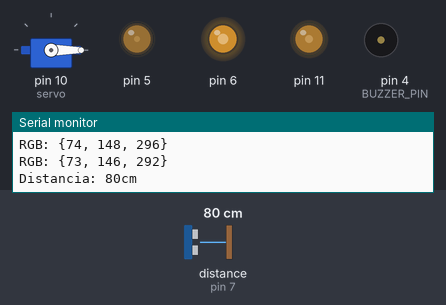
A program run on a simulated Arduino Uno, built with avr-gcc and run on an emulated ATmega328P. Parts: servo, output pins drawn as LEDs (lit = HIGH), buzzer (waves = sounding), the last lines printed to the serial monitor. Wiring (inferred from the names in the program): ultrasonic range finder: trigger pin 8; echo pin 7. Inputs (shaded band) come from the test bench; at power-on: distance to the obstacle (sensor on pin 7) 80 cm. The echo pulse lasts 58.3 µs per cm; pins used as bus, display or sensor lines are not drawn.

Above: at 1.4 s.
1.5 s: distance to the obstacle (sensor on pin 7) set to 35 cm
4.5 s: distance to the obstacle (sensor on pin 7) set to 29 cm
At 7.2 s:
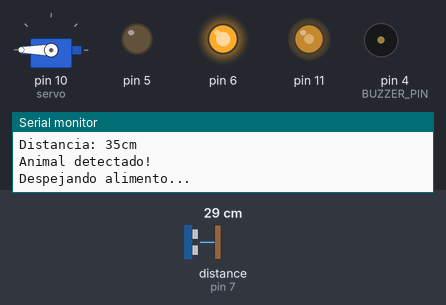
10.5 s: distance to the obstacle (sensor on pin 7) set to 120 cm
At 11.35 s:
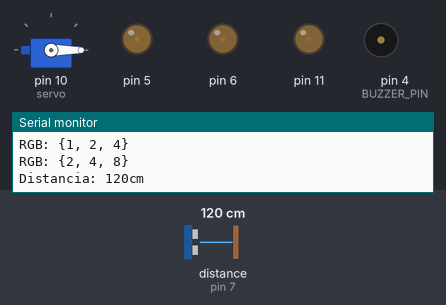
13.5 s: distance to the obstacle (sensor on pin 7) set to 2 cm
At 19.0 s:
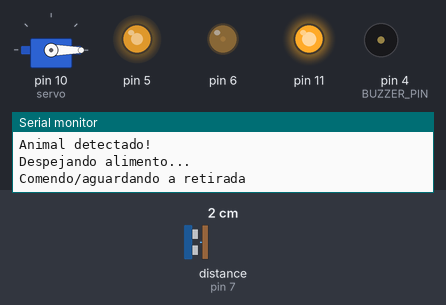
Timing chart, 0 to 19.7 s (numbered marks = the images above; inputs shaded):
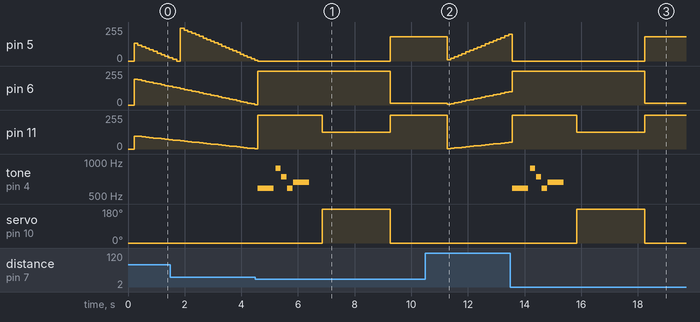

Measured:
- the behaviour switches between 31 and 30 cm on distance to the obstacle (sensor on pin 7) (found by bisection; images 0 and 1)
- after the input at 4.5 s, tone on pin 4 (BUZZER_PIN): plays 587 Hz for 0.56 s, 880 Hz for 0.19 s, 740 Hz for 0.19 s, 587 Hz for 0.19 s, 659 Hz for 0.56 s, starting after 0.09 s; servo on pin 10 (servo): 0° → 180° after 2.4 s, → 0° 2.4 s later
- after the input at 10.5 s, pin 5: 183/255 → 8/255 after 0.77 s, → 20/255 0.13 s later, → 32/255 0.13 s later, → 44/255 0.13 s later, … (17 changes in this stretch); pin 6: 12/255 → 4/255 after 0.77 s, → 10/255 0.13 s later, → 16/255 0.13 s later, → 22/255 0.13 s later, … (17 changes in this stretch)
- after the input at 13.5 s, tone on pin 4 (BUZZER_PIN): plays 587 Hz for 0.56 s, 880 Hz for 0.19 s, 740 Hz for 0.19 s, 587 Hz for 0.19 s, 659 Hz for 0.56 s, starting after 0.07 s; servo on pin 10 (servo): 0° → 180° after 2.3 s, → 0° 2.4 s later

The program:

main.cpp
```cpp
#include <Arduino.h>
#include <Servo.h>
#include "buzzer.hpp"
#include "led.hpp"
#include "notas.hpp"
#include "sensor.hpp"

const byte led1[] = {LED1_R, LED1_G, LED1_B};
Servo servo;

void setup()
{
  pinMode(TRIG_PIN, OUTPUT); // pino TRIG do sensor (gatilho de emissão da onda sonora)
  pinMode(ECHO_PIN, INPUT); // pino ECHO do sensor (sinalizador de estado)
  pinMode(BUZZER_PIN, OUTPUT);
  servo.attach(10);
  servo.write(0);

  for(byte pin : led1){ // Seta pinos do led
    pinMode(pin, OUTPUT);
  }

  Serial.begin(9600); // Inicializa comunicação serial a 9600bps
  Serial.println("Sistema iniciado");

  checaProximidadeInicial(led1);

  delay(200);
}


void loop()
{
  checaProximidade(led1, servo);

  delay(100);
}
```

buzzer.hpp
```cpp
#pragma once
#include "notas.hpp"

/*

  Buzzer é um dispositivo que recebe OUTPUT do Arduino, emitindo uma sequência de frequências quando demandado
  Sempre que há detecção de entidade próxima e o alimento é despejado, o buzzer deve ser acionado

  Composição da melodia:
    A melodia é um vetor de inteiros e cada nota é uma frequência, sendo o próximo valor do vetor seu tempo
    1 refere-se à semibreve, 2 à mínima, 4 à semínima, 8 à colcheia e assim por diante
    O sinal negativo representa o meio tempo (nota pontuada)

*/

#define BUZZER_PIN 4
#define TAMANHO_MELODIA(m) (sizeof(m) / sizeof(m[0]) / 2)

static int melJigglypuff[] = {NOTA_D5,-4, NOTA_A5,8, NOTA_FS5,8, NOTA_D5,8, NOTA_E5,-4};
static int melDoisBeeps[] = {NOTA_A5,16, NOTA_PAUSA,16, NOTA_A5,16, NOTA_PAUSA,16};
static int melSucesso[] = {NOTA_C5,16, NOTA_D5,16, NOTA_E5,16, NOTA_F5,8, NOTA_PAUSA,16, NOTA_F5,16, NOTA_F5,4};

/// @brief comanda o buzzer a tocar certa melodia
/// @param melodia vetor de frequências e seus respectivos tempos
/// @param numNotas número de notas totais na melodia
/// @param tempo bpm da melodia
void tocaMelodia(int melodia[], int numNotas, int tempo){
  int semibreve = (60000 * 4) / tempo;
  int divisor = 0, notaDuracao = 0;
  for (int notaAtual = 0; notaAtual < numNotas * 2; notaAtual += 2) {

    divisor = melodia[notaAtual + 1];
    if (divisor > 0) {
      notaDuracao = (semibreve) / divisor;
    } else if (divisor < 0) {
      notaDuracao = (semibreve) / abs(divisor);
      notaDuracao *= 1.5;
    }

    tone(BUZZER_PIN, melodia[notaAtual], notaDuracao * 0.9);
    delay(notaDuracao);
    noTone(BUZZER_PIN);
  }
}

/// @brief comanda o buzzer a tocar uma melodia numerada do catálogo interno
///
/// - (1) Jigglypuff - curto
///
/// - (2) Dois Beeps
///
/// - (3) Sucesso
/// @param numeroMusica número inteiro positivo que representa a melodia escolhida
void tocaMelodia(byte numeroMusica){
  switch (numeroMusica){
    case 1: tocaMelodia(melJigglypuff, TAMANHO_MELODIA(melJigglypuff), 144); break;
    case 2: tocaMelodia(melDoisBeeps, TAMANHO_MELODIA(melDoisBeeps), 120); break;
    case 3: tocaMelodia(melSucesso, TAMANHO_MELODIA(melSucesso), 144); break;
    default: tocaMelodia(melJigglypuff, TAMANHO_MELODIA(melJigglypuff), 144);
  }
}
```

led.hpp
```cpp
#pragma once
#include <Arduino.h>
/*

  LED RGB é um dispositivo de feedback visual que indica os estados de operação do alimentador.
  São eles:
    - Aguardando: em espera da proximação de uma entidade
    - Detectado: breve momento em que se detecta o animal
    - Alimentando: logo após Detectado, dispensa comida no alimentador
    - Comendo: enquanto ainda observar o animal após alimentá-lo
  Cada estado emite uma cor diferente a fim de distingui-los

    Cada LED é um vetor de três números inteiros, guardando os número dos pinos conectados no Arduino na ordem RGB:
    Cauda RED = led[0], cauda GREEN = led[1], cauda BLUE = led[2]
*/

#define LED1_R 11
#define LED1_G 6
#define LED1_B 5

// Cores para estados do led
const byte corAguardando[3] = {60, 120, 240}; // Azul
const byte corDetectado[3] = {255, 255, 0}; // Amarelo
const byte corAlimentando[3] = {124, 255, 0}; // Verde
const byte corComendo[3] = {255, 12, 183}; // Roxo

const byte corAlerta[3] = {255, 100, 0}; // Laranja
const byte corErro[3] = {255, 0 , 0}; // Vermelho

/// @brief altera a cor de um LED
/// @param pinosLed pinos do LED na ordem RGB
/// @param cor vetor de inteiros da cor no padrão RGB: {[0,255], [0,255], [0,255]}
void writeCorLed(const byte pinosLed[3], const byte cor[3]) {
  analogWrite(pinosLed[0], cor[0]);
  analogWrite(pinosLed[1], cor[1]);
  analogWrite(pinosLed[2], cor[2]);
}

/// @brief calcula o MDC (máximo divisor comum) entre dois números por algoritmo de Euclides
/// @param m numero 1
/// @param n numero 2
/// @return MDC
int mdc(int m, int n){
  int resto;

  resto = m % n;
  while (resto != 0) {
	  m = n;
	  n = resto;
	  resto = m % n;
  }

    return n;
}

/// @brief aumenta ou diminui a intensidade do brilho do LED RGB e gera saída de texto informativo
/// @param pinosLed pinos do LED na ordem RGB
/// @param cor vetor de inteiros da cor (com divisor comum maior que 1) no padrão RGB: {[0,255], [0,255], [0,255]}
/// @param intensidade intensidade do brilho do LED
/// @details varia os valores de 0 à cor correspondente. Deve ser utilizado um loop externo para gerar o efeito visual desejado
/// @pre os valores da cor em RGB não devem ser primos entre si (divisor comum deve ser maior que 1)
/// @return false se os valores da cor são primos entre si; true se possuem divisor comum
bool pulsaLed(const byte pinosLed[3], const byte cor[3], int &intensidade){
  static bool subindo = false;

  int divisor = mdc(mdc(cor[0], cor[1]), cor[2]);
  if (divisor == 1){
    return false;
  }
  int passoR = cor[0]/divisor;
  int passoG = cor[1]/divisor;
  int passoB = cor[2]/divisor;

  if (subindo){
    intensidade++;

    if (intensidade >= divisor ) {
      subindo = false;
    }

  } else {
    intensidade--;
    if (intensidade <= 0){
      subindo = true;
    }
  }

  int redAtual = passoR * intensidade;
  int greenAtual = passoG * intensidade;
  int blueAtual = passoB * intensidade;

  analogWrite(pinosLed[0], redAtual);
  analogWrite(pinosLed[1], greenAtual);
  analogWrite(pinosLed[2], blueAtual);

  Serial.print("RGB: {");
  Serial.print(redAtual);
  Serial.print(", ");
  Serial.print(greenAtual);
  Serial.print(", ");
  Serial.print(blueAtual);
  Serial.println("}");

  return true;
}
```

notas.hpp
```cpp
#pragma once

/*

    Macros para frequências de notas musicais

*/

#define NOTA_B0  31
#define NOTA_C1  33
#define NOTA_CS1 35
#define NOTA_D1  37
#define NOTA_DS1 39
#define NOTA_E1  41
#define NOTA_F1  44
#define NOTA_FS1 46
#define NOTA_G1  49
#define NOTA_GS1 52
#define NOTA_A1  55
#define NOTA_AS1 58
#define NOTA_B1  62
#define NOTA_C2  65
#define NOTA_CS2 69
#define NOTA_D2  73
#define NOTA_DS2 78
#define NOTA_E2  82
#define NOTA_F2  87
#define NOTA_FS2 93
#define NOTA_G2  98
#define NOTA_GS2 104
#define NOTA_A2  110
#define NOTA_AS2 117
#define NOTA_B2  123
#define NOTA_C3  131
#define NOTA_CS3 139
#define NOTA_D3  147
#define NOTA_DS3 156
#define NOTA_E3  165
#define NOTA_F3  175
#define NOTA_FS3 185
#define NOTA_G3  196
#define NOTA_GS3 208
#define NOTA_A3  220
#define NOTA_AS3 233
#define NOTA_B3  247
#define NOTA_C4  262
#define NOTA_CS4 277
#define NOTA_D4  294
#define NOTA_DS4 311
#define NOTA_E4  330
#define NOTA_F4  349
#define NOTA_FS4 370
#define NOTA_G4  392
#define NOTA_GS4 415
#define NOTA_A4  440
#define NOTA_AS4 466
#define NOTA_B4  494
#define NOTA_C5  523
#define NOTA_CS5 554
#define NOTA_D5  587
#define NOTA_DS5 622
#define NOTA_E5  659
#define NOTA_F5  698
#define NOTA_FS5 740
#define NOTA_G5  784
#define NOTA_GS5 831
#define NOTA_A5  880
#define NOTA_AS5 932
#define NOTA_B5  988
#define NOTA_C6  1047
#define NOTA_CS6 1109
#define NOTA_D6  1175
#define NOTA_DS6 1245
#define NOTA_E6  1319
#define NOTA_F6  1397
#define NOTA_FS6 1480
#define NOTA_G6  1568
#define NOTA_GS6 1661
#define NOTA_A6  1760
#define NOTA_AS6 1865
#define NOTA_B6  1976
#define NOTA_C7  2093
#define NOTA_CS7 2217
#define NOTA_D7  2349
#define NOTA_DS7 2489
#define NOTA_E7  2637
#define NOTA_F7  2794
#define NOTA_FS7 2960
#define NOTA_G7  3136
#define NOTA_GS7 3322
#define NOTA_A7  3520
#define NOTA_AS7 3729
#define NOTA_B7  3951
#define NOTA_C8  4186
#define NOTA_CS8 4435
#define NOTA_D8  4699
#define NOTA_DS8 4978
#define NOTA_PAUSA 0
```

sensor.hpp
```cpp
#pragma once
#include <Arduino.h>
#include "led.hpp"
#include "buzzer.hpp"
#include <Servo.h>

#define TRIG_PIN 8
#define ECHO_PIN 7
#define VELOCIDADE_SOM 0.0343 // Velocidade média do som no ar em cm/microssegundo
#define EPSILON 0.4 // Tolerância para evitar que o sistema reacione
#define LIMITE_ATIVACAO 30 // Quão próximo (em cm) algo ou alguém deve estar para o sistema ser acionado

/// @brief gera um ciclo de emissão de sinal do sensor e calcula a distância do objeto mais próximo
/// @return distância do objeto mais próximo ao sensor
float sensorCiclo(void){
  digitalWrite(TRIG_PIN, LOW);
  delayMicroseconds(2);

  digitalWrite(TRIG_PIN, HIGH); // Emite sinal
  delayMicroseconds(10);

  digitalWrite(TRIG_PIN, LOW);
  float duracao = pulseIn(ECHO_PIN, HIGH); // Guarda o tempo que levou para o sinal ir e voltar

  return (duracao * VELOCIDADE_SOM)/2;
}

void geraRotina(const byte led[], Servo &servo){
  writeCorLed(led, corDetectado);
  Serial.println("Animal detectado!");
  tocaMelodia(1);
  delay(400);

  writeCorLed(led, corAlimentando);
  Serial.println("Despejando alimento...");
  servo.write(180);

  delay(2400);
  servo.write(0);

  writeCorLed(led, corComendo);
  Serial.println("Comendo/aguardando a retirada");

  delay(2000);
}

void mensagemAguardando(float distancia){
  if (distancia > 334.0){
    Serial.println("Fora de alcance");
  } else {
    Serial.print("Distancia: ");
    Serial.print(distancia, 0);
    Serial.println("cm");
  }
}

/// @brief checa se há um objeto dentro do limite de ativação e gera a rotina (mudança de cores do LED, melodia do buzzer e saída de texto)
/// @param led pinos do led na ordem RGB
void checaProximidade(const byte led[], Servo &servo){
  static bool fora = false;
  static int intensidade = 100;
  float distancia = sensorCiclo();

  if (distancia > 0 && distancia <= LIMITE_ATIVACAO && fora){ // Se menor ou igual a 30cm, aciona o sistema
    geraRotina(led, servo);

    distancia = sensorCiclo();
    while (distancia < LIMITE_ATIVACAO + EPSILON){
    distancia = sensorCiclo();
    delay(100);
  }
    fora = false;
  }

  if (distancia > LIMITE_ATIVACAO + EPSILON){
    fora = true;
    Serial.print("milis: ");
    Serial.println(millis());
    pulsaLed(led, corAguardando, intensidade);
    pulsaLed(led, corAguardando, intensidade);
    pulsaLed(led, corAguardando, intensidade);

    mensagemAguardando(distancia);
    Serial.println("\n");

  }
}


/// @brief gera uma mensagem de aviso caso haja objeto próximo na inicialização do programa e muda a cor do LED para laranja
/// @param led vetor com os pinos do led na ordem RGB
void checaProximidadeInicial(const byte led[]){
  float distanciaInicial = sensorCiclo();
  bool saiu = false;

  if(distanciaInicial <= LIMITE_ATIVACAO){
    Serial.println("Objeto proximo detectado. Retire para concluir inicializacao");
    writeCorLed(led, corAlerta);

    while(!saiu){
      distanciaInicial = sensorCiclo();

      if(distanciaInicial > LIMITE_ATIVACAO + EPSILON){
        saiu = true;
        writeCorLed(led, corAguardando);
      }
    }
  }
}
```
